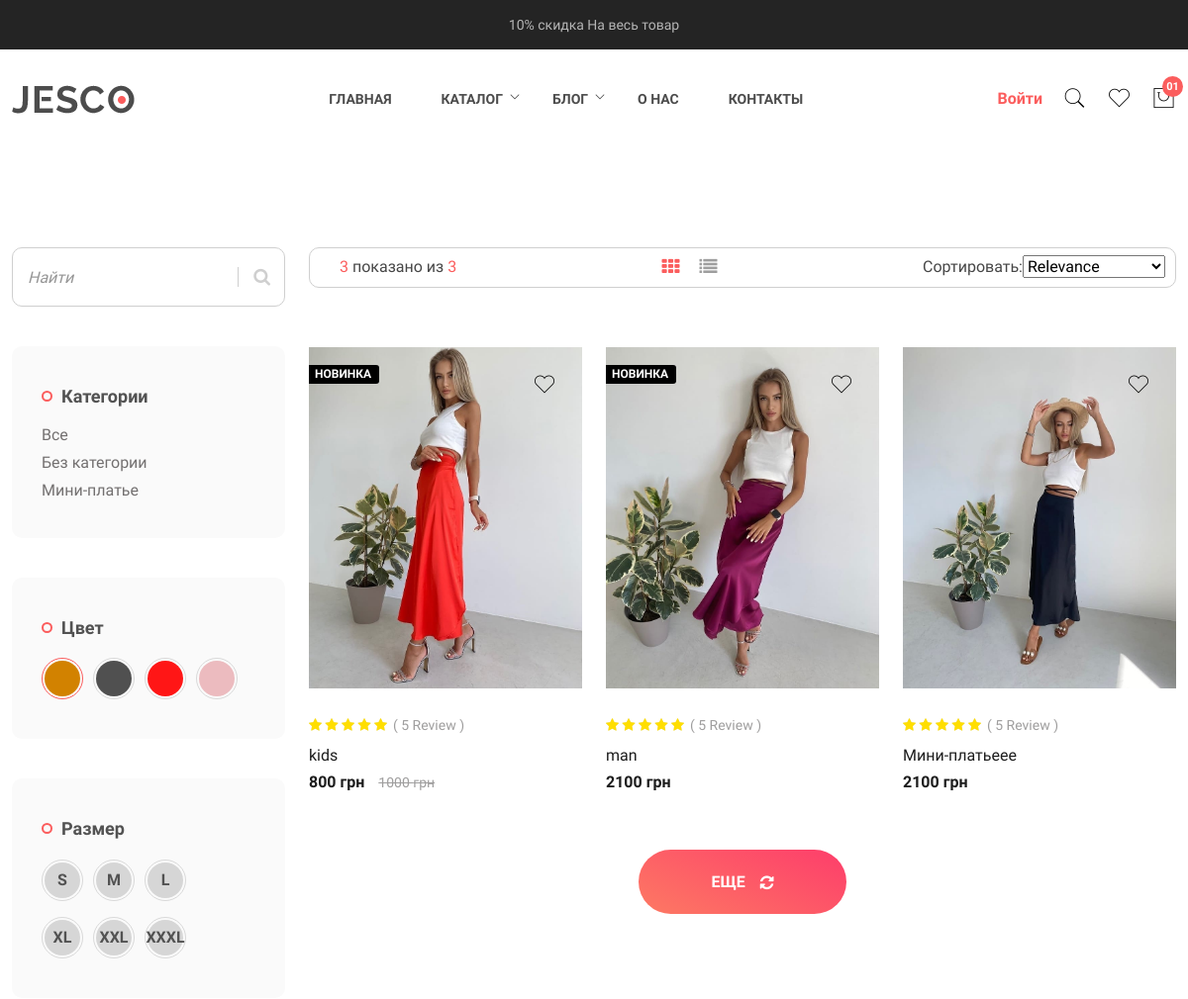
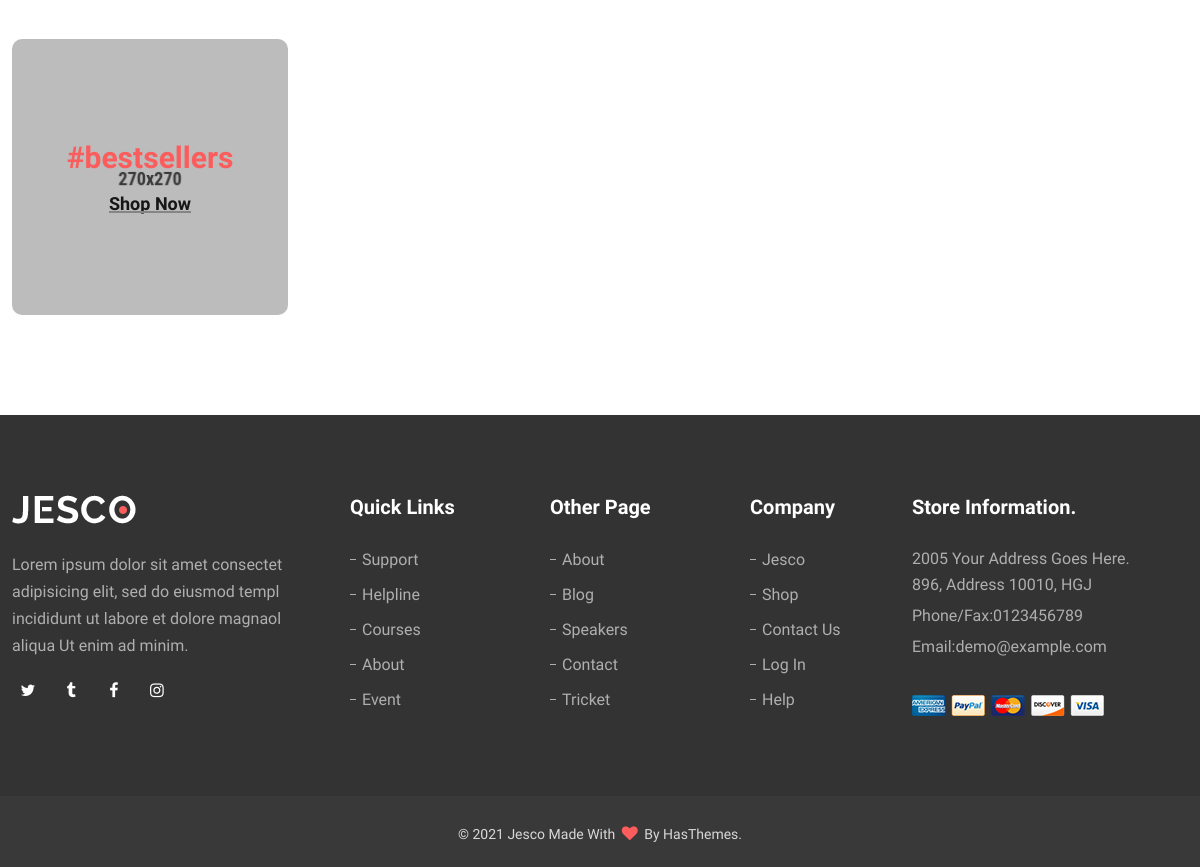
Page /tovars/ on the committed database (2 pictures, top to bottom).
### ShopApp/models.py (models this page shows, shortened)
class Tovar(models.Model):
    kod = models.CharField('Код товара',max_length=6,blank=True, default='')
    new = models.BooleanField(default=True, help_text='Показать на главной странице что товар новый', verbose_name='Новый товар')
    top = models.BooleanField(default=False, help_text='Показать на главной странице', verbose_name='Топ товар')
    familys = (
        ('o', 'Выберите пол'),
        ('m', 'Мужчинам'),
        ('w', 'Женщинам'),
        ('k', 'Детям'),
    )
    family = models.CharField('Пол', max_length=10, choices=familys, default='o')
    category = models.ForeignKey(Category,verbose_name='Категория', related_name='Товар',  default='Без категории', on_delete=models.SET_DEFAULT)
    name = models.CharField('Название', max_length=40, db_index=True)
    slug = models.SlugField('Сылка на товар', max_length=200, db_index=True)
    description = models.TextField('Описание', blank=True)
    price = models.DecimalField('Цена',max_digits=10, decimal_places=0)
    sale = models.IntegerField('Скидка в процентах', blank=True, default=0)
    available = models.BooleanField('Активно', default=True)
    created = models.DateTimeField('Создано', auto_now_add=True)
    updated = models.DateTimeField('Последнее изменение', auto_now=True)
    image_main = models.ImageField('Главное фото*', upload_to='media/products/%Y/%m/%d', blank=False)
    image1 = models.ImageField('Дополнительное фото', upload_to='products/%Y/%m/%d', blank=True)
    image2 = models.ImageField('Дополнительное фото', upload_to='products/%Y/%m/%d', blank=True)
    image3 = models.ImageField('Дополнительное фото', upload_to='products/%Y/%m/%d', blank=True)
    image4 = models.ImageField('Дополнительное фото', upload_to='products/%Y/%m/%d', blank=True)
    one_size = models.BooleanField(default=False)
    S = models.BooleanField(default=False)
    M = models.BooleanField(default=False)
    L = models.BooleanField(default=False)
    XL = models.BooleanField(default=False)
    XXL = models.BooleanField(default=False)
    XXXL = models.BooleanField(default=False)
    class Meta:
        ordering = ('name',)
        verbose_name = 'Товар'
        verbose_name_plural = f'Товары'
        index_together = (('id', 'slug', 'top', 'category'),)
    def get_sale(self):
        price = int(self.price * (100 - self.sale) / 100)
        return price

class Category(models.Model):
    name = models.CharField(max_length=200, db_index=True)
    slug = models.SlugField(max_length=200, db_index=True, unique=True)
    class Meta:
        ordering = ('name',)
        verbose_name = 'Категория'
        verbose_name_plural = 'Категории'
    def __str__(self):
        return self.name

### ShopApp/views.py (the view)
# urls.py: path('tovars/', views.tovars, name='tovars'),                                               # Все товары
def tovars(request, size=''):
    tovars = get_size(size)
    tovars_all = tovars
    categorys = Category.objects.all()
    top_tovars = Tovar.objects.filter(top=True, available=True).order_by('created')[:3]
    return render(request, 'ShopApp/shop_filter.html', {'tovars': tovars, 'categorys': categorys, 'top_tovars': top_tovars, 'tovars_all': tovars_all})

### ShopApp/templates/ShopApp/shop_filter.html (shortened to what this page needs)
{% extends 'include/base.html' %}
{% load static %}
{% block content %}
 <div class="shop-category-area pt-100px pb-100px">
    <div class="container">
        <div class="row">
            <div class="col-lg-9 order-lg-last col-md-12 order-md-first">
                <div class="shop-top-bar d-flex">
                    <p><span>{{ tovars | length }}</span> показано из <span>{{ tovars_all | length}}</span></p>
                    <div class="shop-tab nav">
                        <a class="active" href="#shop-grid" data-bs-toggle="tab">
                            <i class="fa fa-th" aria-hidden="true"></i>
                        </a>
                        <a href="#shop-list" data-bs-toggle="tab">
                            <i class="fa fa-list" aria-hidden="true"></i>
                        </a>
                    </div>
                    <div class="select-shoing-wrap d-flex align-items-center">
                        <div class="shot-product">
                            <p>Сортировать:</p>
                        </div>
                        <div class="shop-select">
                            <select class="shop-sort">
                                <option data-display="Relevance">Relevance</option>
                            </select>
                        </div>
                    </div>
                </div>
                <div class="shop-bottom-area">
                    <div class="row">
                        <div class="col">
                            <div class="tab-content">
                                <div class="tab-pane fade show active" id="shop-grid">
                                    <div class="row mb-n-30px">
                                        {% for tovar in tovars %}
                                            {% include "include/shop/tovars.html" %}
                                        {% endfor %}
                                    </div>
                                </div>
                            </div>
                        </div>
                    </div>
                    <div class="load-more-items text-center mb-md-60px mb-lm-60px mt-30px0px" data-aos="fade-up">
                        <a href="#" class="btn btn-lg btn-primary btn-hover-dark m-auto"> Еще <i
                                class="fa fa-refresh ml-15px" aria-hidden="true"></i></a>
                    </div>
                </div>
            </div>
            <div class="col-lg-3 order-lg-first col-md-12 order-md-last mb-md-60px mb-lm-60px">
                <div class="shop-sidebar-wrap">
                    <div class="sidebar-widget-search">
                        <form id="widgets-searchbox" action="#">
                            <input class="input-field" type="text" placeholder="Найти">
                            <button class="widgets-searchbox-btn" type="submit">
                                <i class="fa fa-search"></i>
                            </button>
                        </form>
                    </div>
                    <div class="sidebar-widget">
                        <h4 class="sidebar-title">Категории</h4>
                        <div class="sidebar-widget-category">
                            <ul>
                                <li><a href="{% url 'tovars' %}" class="selected m-0">Все</a></li>
                                {% for category in categorys %}
                                    <li><a href="{% url 'tovars_category' category.slug %}" class="">{{category.name}}</a></li>
                                {% endfor %}
                            </ul>
                        </div>
                    </div>
                    <div class="sidebar-widget">
                        <h4 class="sidebar-title">Цвет</h4>
                        <div class="sidebar-widget-list color">
                            <ul>
                                <li><a class="active yellow" href="#"></a></li>
                                <li><a class="black" href="#"></a></li>
                                <li><a class="red" href="#"></a></li>
                                <li><a class="pink" href="#"></a></li>
                            </ul>
                        </div>
                    </div>
                    <div class="sidebar-widget">
                        <h4 class="sidebar-title">Размер</h4>
                        <div class="sidebar-widget-list size">
                            <ul>
                                <li><a class="{% if request.path == '/tovars/S' %}active-2{% endif %} gray" href="{% url 'tovars' %}S">S</a></li>
                                <li><a class="{% if request.path == '/tovars/M' %}active-2{% endif %} gray" href="{% url 'tovars' %}M">M</a></li>
                                <li><a class="{% if request.path == '/tovars/L' %}active-2{% endif %} gray" href="{% url 'tovars' %}L">L</a></li>
                            </ul>
                            <br>
                            <ul>
                                <li><a class="{% if request.path == '/tovars/XL' %}active-2{% endif %} gray" href="{% url 'tovars' %}XL">XL</a></li>
                                <li><a class="{% if request.path == '/tovars/XXL' %}active-2{% endif %} gray" href="{% url 'tovars' %}XXL">XXL</a></li>
                                <li><a class="{% if request.path == '/tovars/XXXL' %}active-2{% endif %} gray" href="{% url 'tovars' %}XXXL">XXXL</a></li>
                            </ul>
                        </div>
                    </div>
                    <div class="sidebar-widget-image">
                        <div class="single-banner">
                            <img src="{% static 'images/banner/2.jpg' %}" alt="">
                            <div class="item-disc">
                                <h2 class="title">#bestsellers</h2>
                                <a href="single-product-variable.html" class="shop-link">Shop Now</a>
                            </div>
                        </div>
                    </div>
                </div>
            </div>
        </div>
    </div>
</div>
{% endblock content %}

### ShopApp/templates/include/shop/tovars.html (shortened to what this page needs)
<div class="col-md-4 col-sm-6 col-xs-6 mb-30px" data-aos="fade-up"
    data-aos-delay="200">
    <div class="product">
        <div class="thumb">
            <a href="{% url 'tovar_show' tovar.slug %}" class="image">
                <img src="{{ tovar.image_main.url }}"
                    alt="Product" />
            </a>
            <span class="badges">
                {% if tovar.new %}
                    <span class="new">Новинка</span>
                {% endif %}
            </span>
            <div class="actions">
                <a href="wishlist.html" class="action wishlist"
                    title="Хочу"><i class="pe-7s-like"></i></a>
            </div>
        </div>
        <div class="content">
            <span class="ratings">
                <span class="rating-wrap">
                    <span class="star" style="width: 100%"></span>
                </span>
                <span class="rating-num">( 5 Review )</span>
            </span>
            <h5 class="title"><a href="{% url 'tovar_show' tovar.slug %}">{{ tovar.name }}</a>
            </h5>
            <span class="price">
                {% if tovar.sale > 0 %}
                    <span class="new">{{ tovar.get_sale }} грн</span>
                    <span class="old">{{ tovar.price }} грн</span>
                {% else %}
                    <span class="new">{{ tovar.price }} грн</span>
                {% endif %}
            </span>
        </div>
    </div>
</div>

### rows in the picture
Tovar: image_main (picture), new "НОВИНКА", name "kids", get_sale "800", price "1000"
Tovar: image_main (picture), new "НОВИНКА", name "man", price "2100"
Tovar: image_main (picture), name "Мини-платьеee", price "2100"
Category: name "Без категории"
Category: name "Мини-платье"

### other values in the picture
{{ tovars | length }} "3"
{{ tovars_all | length }} "3"
